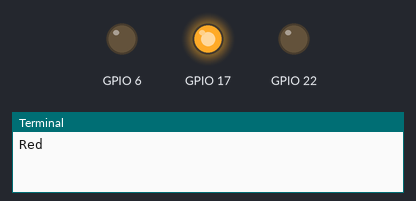
Simulated run of this program. Board: Raspberry Pi (BCM pin numbers). Parts: output pins drawn as LEDs (lit = HIGH), the last lines printed to the terminal. At 30.0 s the program stops and its outputs stay as they are.

Above: at 0.5 s.
At 1.5 s:
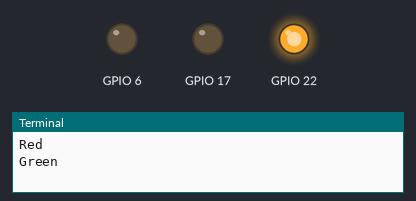
At 5.5 s:
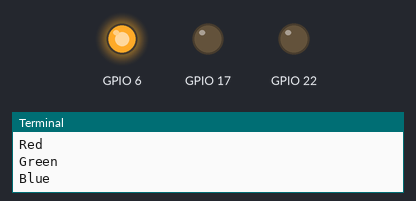
Timing chart, 0 to 6.9 s (numbered marks = the images above):
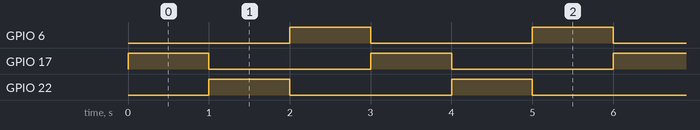

Measured:
- by itself, GPIO 6, GPIO 22: alternates HIGH for 1.0 s and LOW for 2.0 s
- by itself, GPIO 17: alternates HIGH for 1.0 s and LOW for 2.0 s, 20 changes in all, then stays LOW

The program:

RGBLED.py
```python
'''
Turning on an RBG LED with your Raspberry PI's GPIO Pins
Luyu Wang
2016-06-04
'''

import RPi.GPIO as GPIO
import time

GPIO.setmode(GPIO.BCM)
GPIO.setwarnings(False)
GPIO.setup(17,GPIO.OUT)
GPIO.setup(22,GPIO.OUT)
GPIO.setup(6,GPIO.OUT)

for i in range(10):
	print "Red"
	GPIO.output(17,GPIO.HIGH)
	time.sleep(1)
	GPIO.output(17,GPIO.LOW)


	print "Green"
	GPIO.output(22,GPIO.HIGH)
	time.sleep(1)
	GPIO.output(22,GPIO.LOW)

	print "Blue"
	GPIO.output(6,GPIO.HIGH)
	time.sleep(1)
	GPIO.output(6,GPIO.LOW)
```
